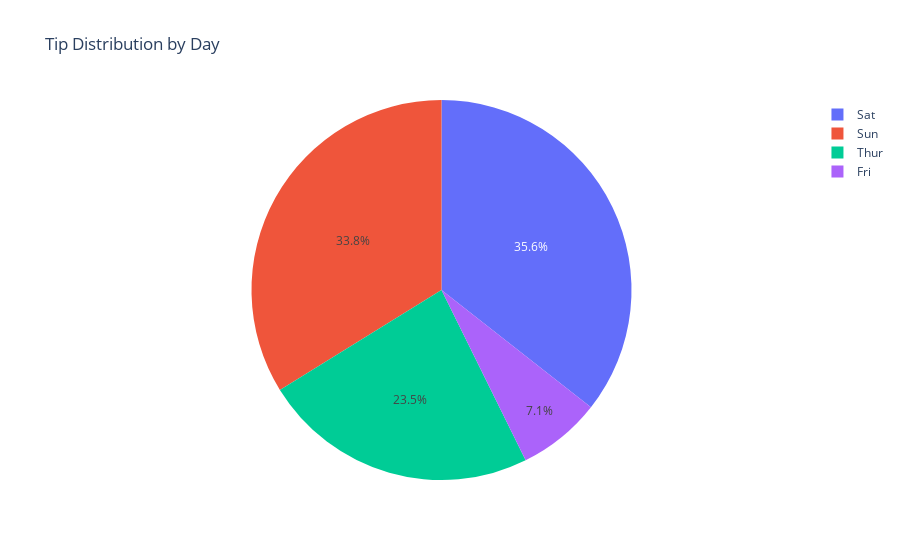

Write notebook code for a chart like this one.
### Markdown cell above
5. Створіть кругову діаграму (pie chart) для наданих даних з довільними значеннями "tip" та категоріями "day" (день), де:
Величина секторів кругової діаграми (values) відповідає величині чайових (tip).
Кожен сектор діаграми відображає окремий день тижня (day).

### Code cell
tips_data = px.data.tips()

fig = px.pie(
    tips_data,
    values='tip',
    names='day',
    title='Tip Distribution by Day'
)

fig.show()

### Figure 1 — Plotly figure (JSON) as saved in the notebook; plotly's stock layout.template omitted (floating-point values rounded to 4 significant figures; data arrays with more than 128 entries replaced by an {"elided": "..."} marker saying what was removed)
{"data": [{"domain": {"x": [0.0, 1.0], "y": [0.0, 1.0]}, "hovertemplate": "day=%{label}<br>tip=%{value}<extra></extra>", "labels": {"elided": "244 str values"}, "legendgroup": "", "name": "", "showlegend": true, "values": {"elided": "244 float values"}, "type": "pie"}], "layout": {"legend": {"tracegroupgap": 0}, "title": {"text": "Tip Distribution by Day"}}}
